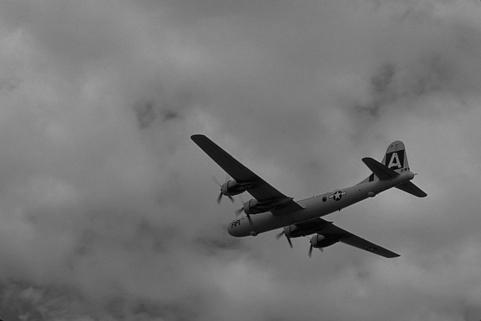
#> input picture image1.png, 481 x 321 px
$ python addnoise.py
#> lines starting #> are read from the running program, lines starting #| are printed output that depends on the picture
import cv2
import numpy as np

# Load the image
img = cv2.imread('image1.png', 0)
#> img is the input picture: shape (321, 481); min 0, max 181, mean 117.8

# Set the probabilities for salt and pepper noise
salt_prob = 0.2# Adjust this to change the amount of salt noise
pepper_prob = 0.2  # Adjust this to change the amount of pepper noise

# Create a copy of the image to add noise to
noisy_img = img.copy()

# Get the number of rows and columns of the image
rows, cols = img.shape
#> rows = 321; cols = 481

# Add salt noise (white pixels)
num_salt = np.ceil(salt_prob * img.size)
#> num_salt = 30881
x_coords = np.random.randint(0, rows, int(num_salt))
y_coords = np.random.randint(0, cols, int(num_salt))
noisy_img[x_coords, y_coords] = 255

# Add pepper noise (black pixels)
num_pepper = np.ceil(pepper_prob * img.size)
#> num_pepper = 30881
x_coords = np.random.randint(0, rows, int(num_pepper))
y_coords = np.random.randint(0, cols, int(num_pepper))
noisy_img[x_coords, y_coords] = 0
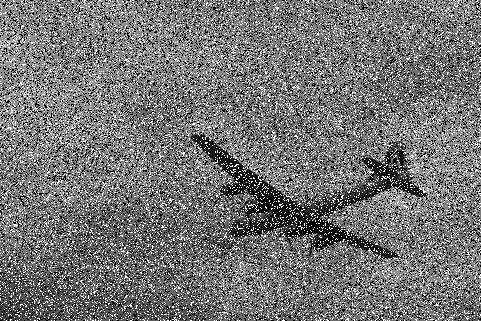
#> noisy_img: shape (321, 481); min 0, max 255, mean 116.8

# Save the noisy image
cv2.imwrite('noisy_image.png', noisy_img)

# Print the total number of noisy pixels added
print(f"Total number of noisy pixels added: {int(num_salt + num_pepper)}")
#| Total number of noisy pixels added: 61762
